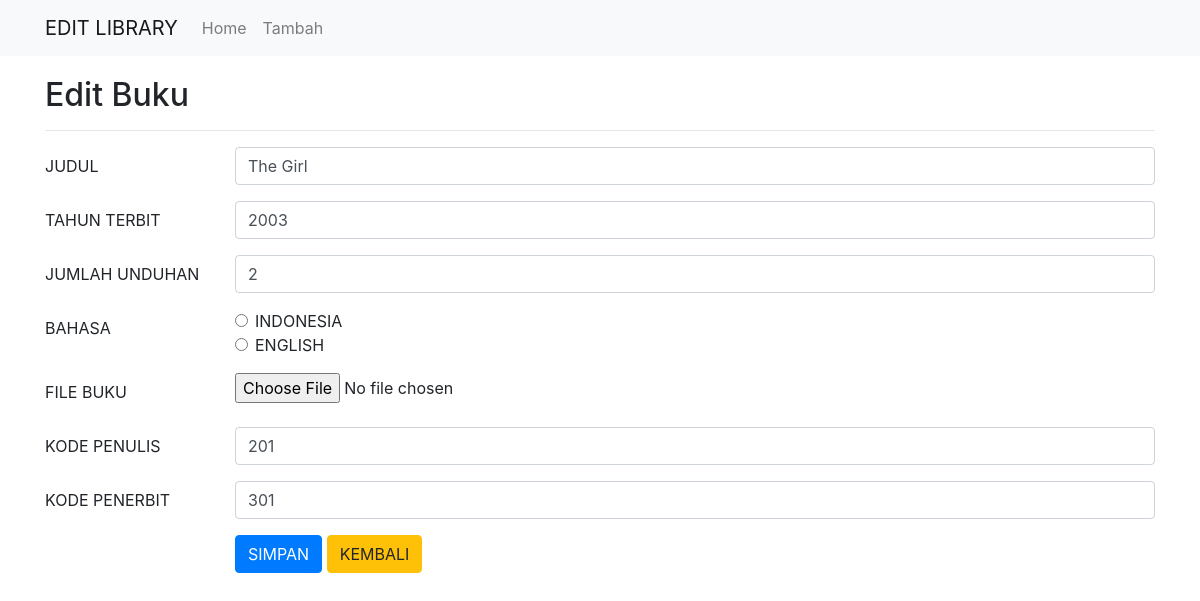
Screenshot of /editBuku.php?id=20002 with the database file from the repository.
### tables this page shows
CREATE TABLE `buku` (
  `id_buku` int(3) NOT NULL,
  `judul` varchar(100) NOT NULL,
  `tahun` int(4) NOT NULL,
  `jml_unduhan` int(15) NOT NULL,
  `bahasa` varchar(20) NOT NULL,
  `book_file` varchar(500) NOT NULL,
  `kd_penerbit` int(3) NOT NULL,
  `kd_penulis` int(3) NOT NULL,
  `is_delete` bit(1) NOT NULL DEFAULT b'0',
  `status_buku` int(11) NOT NULL DEFAULT 0
);

### editBuku.php (the view, shortened to what this page needs)
<?php
include('config.php');
?>
<!DOCTYPE html>
<html>
<head>
	<link rel="stylesheet" href="https://stackpath.bootstrapcdn.com/bootstrap/4.1.3/css/bootstrap.min.css">
</head>
<body>
	<nav class="navbar navbar-expand-lg navbar-light bg-light">
		<div class="container">
			<a class="navbar-brand" href="#">EDIT LIBRARY</a>
			<div class="collapse navbar-collapse" id="navbarSupportedContent">
				<ul class="navbar-nav mr-auto">
					<li class="nav-item">
						<a class="nav-link" href="index.php">Home</a>
					</li>
					<li class="nav-item">
						<a class="nav-link" href="tambah.php">Tambah</a>
					</li>
				</ul>
			</div>
		</div>
	</nav>
	<div class="container" style="margin-top:20px">
		<h2>Edit Buku</h2>
		<hr>
		<?php
		if(isset($_GET['id'])){
			$id = $_GET['id'];
			$select = mysqli_query($conn, "SELECT * FROM buku WHERE id_buku='$id'") or die(mysqli_error($conn));
			if(mysqli_num_rows($select) == 0){
				echo '<div class="alert alert-warning">ID tidak ada dalam database.</div>';
				exit();
			}else{
				$data = mysqli_fetch_assoc($select);
			}
		}
		?>
		<form action="editBuku.php?id=<?php echo $id; ?>" method="post" enctype="multipart/form-data">
			<div class="form-group row">
				<label class="col-sm-2 col-form-label">JUDUL</label>
				<div class="col-sm-10">
					<input type="text" name="judul" class="form-control" size="4" value="<?php echo $data['judul']; ?>"  required>
				</div>
			</div>
			<div class="form-group row">
				<label class="col-sm-2 col-form-label">TAHUN TERBIT</label>
				<div class="col-sm-10">
					<input type="text" name="tahun" class="form-control" value="<?php echo $data['tahun']; ?>" required>
				</div>
			</div>
			<div class="form-group row">
				<label class="col-sm-2 col-form-label">JUMLAH UNDUHAN</label>
				<div class="col-sm-10">
					<input type="text" name="jml_unduhan" class="form-control" value="<?php echo $data['jml_unduhan']; ?>" required>
				</div>
			</div>
			<div class="form-group row">
				<label class="col-sm-2 col-form-label">BAHASA</label>
				<div class="col-sm-10">
					<div class="form-check">
						<input type="radio" class="form-check-input" name="bahasa" value="Indonesia" <?php if($data['bahasa'] == 'INDONESIA'){ echo 'checked'; } ?> required>
						<label class="form-check-label">INDONESIA</label>
					</div>
					<div class="form-check">
						<input type="radio" class="form-check-input" name="bahasa" value="English" <?php if($data['bahasa'] == 'ENGLISH'){ echo 'checked'; } ?> required>
						<label class="form-check-label">ENGLISH</label>
					</div>
				</div>
			</div>
			<div class="form-group row">
				<label class="col-sm-2 col-form-label">FILE BUKU</label>
				<div class="col-sm-10">
					<input type="file" name="new_book_file">
				</div>
			</div>
			<div class="form-group row">
				<label class="col-sm-2 col-form-label">KODE PENULIS</label>
				<div class="col-sm-10">
					<input type="number" name="kd_penulis" class="form-control" value="<?php echo $data['kd_penulis']; ?>" required>
				</div>
			</div>
			<div class="form-group row">
				<label class="col-sm-2 col-form-label">KODE PENERBIT</label>
				<div class="col-sm-10">
					<input type="number" name="kd_penerbit" class="form-control" value="<?php echo $data['kd_penerbit']; ?>" required>
				</div>
			</div>
			<div class="form-group row">
				<label class="col-sm-2 col-form-label">&nbsp;</label>
				<div class="col-sm-10">
					<input type="submit" name="submit" class="btn btn-primary" value="SIMPAN">
					<a href="index.php" class="btn btn-warning">KEMBALI</a>
				</div>
			</div>
		</form>
	</div>
</body>
</html>

### rows the page displays
buku: judul "The Girl", tahun "2003", jml_unduhan "2", kd_penulis "201", kd_penerbit "301"
